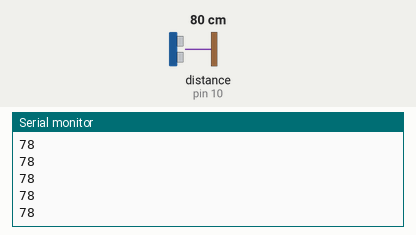
This sketch was run on a simulated Arduino Uno, built with avr-gcc and run on an emulated ATmega328P. On the bench: the last lines printed to the serial monitor. Wiring (inferred from the names in the program): ultrasonic range finder: trigger pin 9; echo pin 10. Inputs (shaded band) come from the test bench; at power-on: distance to the obstacle (sensor on pin 10) 80 cm. The echo pulse lasts 58.3 µs per cm.

Above: at 1.2 s.
1.3 s: distance to the obstacle (sensor on pin 10) set to 2 cm
At 2.3 s:
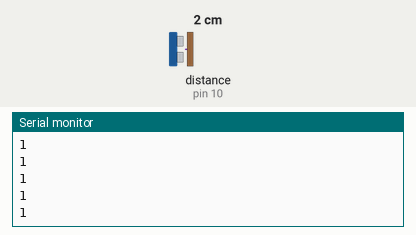
2.8 s: distance to the obstacle (sensor on pin 10) set to 4 cm
At 3.7 s:
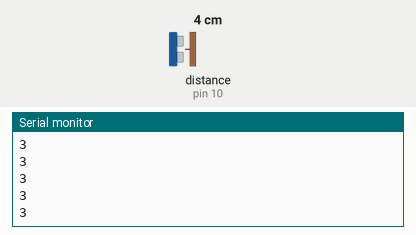
Timing chart, 0 to 5.8 s (numbered marks = the images above; inputs shaded):
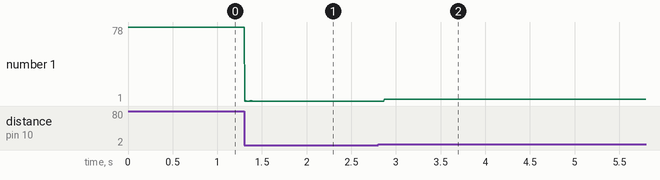

The sketch:

ultrasonic_test.ino
```cpp
const int trigPin = 9;
const int echoPin = 10;
//const int greenPin = 3;
//const int yellowPin = 5;
//const int redPin = 6;
int limit1 = 12;
int limit2 = 5;

long duration;
int distance;

void setup() {
  pinMode(trigPin, OUTPUT);
  pinMode(echoPin, INPUT);
//  pinMode(greenPin, OUTPUT);
//  pinMode(yellowPin, OUTPUT);
//  pinMode(redPin, OUTPUT);
  Serial.begin(9600);
}

void loop() {
  digitalWrite(trigPin, LOW);     // clear trigger
  delayMicroseconds(2);

  digitalWrite(trigPin, HIGH);    // send wave
  delayMicroseconds(10);
  digitalWrite(trigPin, LOW);

  duration = pulseIn(echoPin, HIGH);
  distance =  duration *0.034/2;

//  Serial.println(duration);
  Serial.println(distance);

//  digitalWrite(redPin, LOW);
//  digitalWrite(yellowPin, LOW);
//  digitalWrite(greenPin, LOW);
//
//  if (distance <= limit1){
//    digitalWrite(redPin, LOW);
//    digitalWrite(greenPin, HIGH);
//    digitalWrite(yellowPin, HIGH);
//  }
//  if (distance >= limit1 and distance <= limit2) {
//    digitalWrite(yellowPin, LOW);
//    digitalWrite(greenPin, HIGH);
//    digitalWrite(redPin, HIGH);
//  }
//  if (distance >= limit2) {
//    digitalWrite(greenPin, LOW);
//    digitalWrite(yellowPin, HIGH);
//    digitalWrite(redPin, HIGH);
//  }
}
```

Measured:
- after the input at 1.3 s, the serial monitor: prints a new line at once (image 1)
- after the input at 2.8 s, the serial monitor: prints a new line after 0.07 s (image 2)
- plotted number 1: 78 → 1 after the input at 1.3 s, 1 → 3 after the input at 2.8 s
